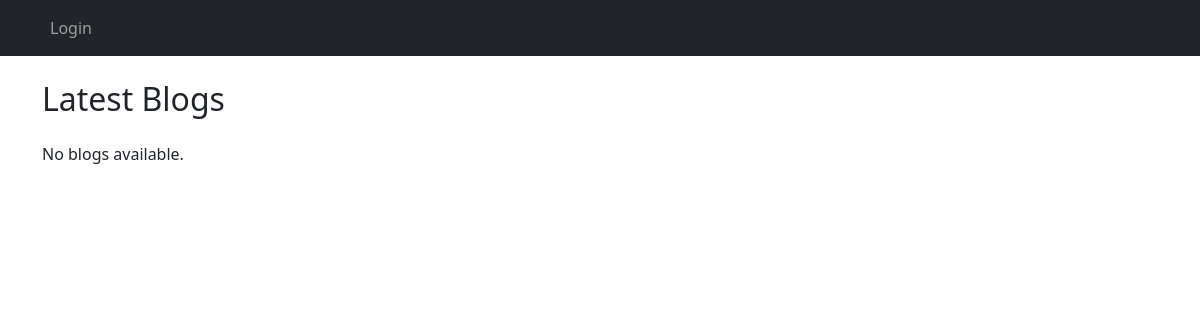
The app's page /blogs/post/, older data.
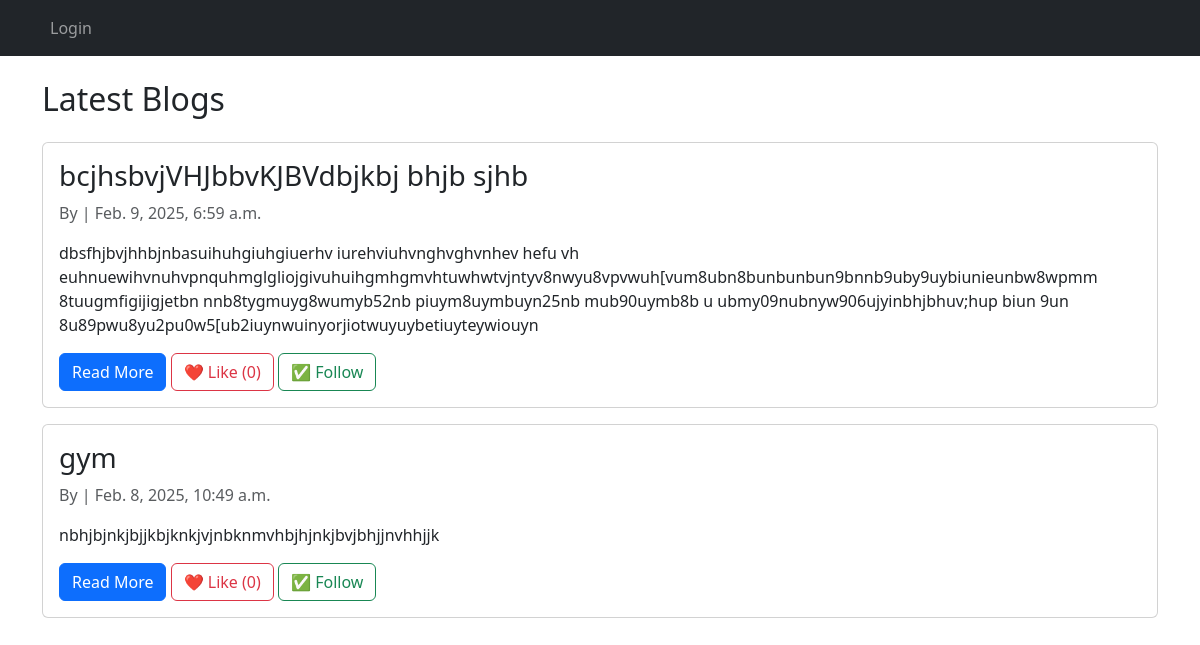
The same page, newer data.
### blog/models.py (models this page shows, shortened)
class Blog(models.Model):
    trainer = models.ForeignKey(User, on_delete=models.CASCADE, related_name='blogs')
    title = models.CharField(max_length=255)
    content = models.TextField()
    created_at = models.DateTimeField(auto_now_add=True)
    updated_at = models.DateTimeField(auto_now=True)

### blog/views.py (the view)
# urls.py: path("post/", views.blog_list, name="blog_list"),
def blog_list(request):
    blogs = Blog.objects.all().order_by('-created_at')  # Show newest blogs first
    return render(request, "blog/blog_list.html", {"blogs": blogs})

### blog/templates/blog/blog_list.html (shortened to what this page needs)
{% extends "blog/base.html" %}
{% block content %}
<h2 class="mb-4">Latest Blogs</h2>
{% for blog in blogs %}
    <div class="card mb-3">
        <div class="card-body">
            <h3 class="card-title">{{ blog.title }}</h3>
            <p class="text-muted">By {{ blog.trainer.username }} | {{ blog.created_at }}</p>
            <p>{{ blog.content|truncatewords:30 }}</p>
            <a href="{% url 'blog_detail' blog.id %}" class="btn btn-primary">Read More</a>
            <button class="btn btn-outline-danger like-btn" data-blog="{{ blog.id }}">
                ❤️ Like ({{ blog.likes.count }})
            </button>
            {% if user != blog.trainer %}
                <button class="btn btn-outline-success follow-btn" data-trainer="{{ blog.trainer.id }}">
                    ✅ Follow
                </button>
            {% endif %}
        </div>
    </div>
{% empty %}
    <p>No blogs available.</p>
{% endfor %}
{% endblock %}

Row changes from the older to the newer data that the page shows:
added Blog: title "bcjhsbvjVHJbbvKJBVdbjkbj bhjb sjhb", created_at "Feb. 9, 2025, 6:59 a.m.", content "dbsfhjbvjhhbjnbasuihuhgiuhgiuerhv iurehviuhvnghvghvnhev hefu vh euhnuewihvnuhvpnquhmglgliojgivuhuihgmhgmvhtuwhwtvjntyv8nwyu8vpvwuh[vum8ubn8bunbunbun9bnnb9uby9uybiunieunbw8wpmm 8tuugmfigijigjetbn nnb8tygmuyg8wumyb52nb piuym8uymbuyn25nb mub90uymb8b u ubmy09nubnyw906ujyinbhjbhuv;hup biun 9un 8u89pwu8yu2pu0w5[ub2iuynwuinyorjiotwuyuybetiuyteywiouyn", likes.count "0"
added Blog: title "gym", created_at "Feb. 8, 2025, 10:49 a.m.", content "nbhjbjnkjbjjkbjknkjvjnbknmvhbjhjnkjbvjbhjjnvhhjjk", likes.count "0"
Text that changed along with them:
text no longer shown: "No blogs available."
